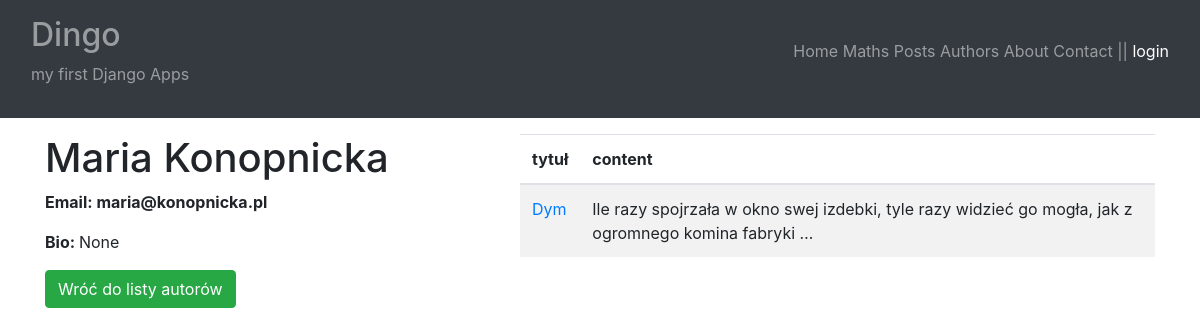
/blog/author-details/7, run on an earlier commit of the app's database.
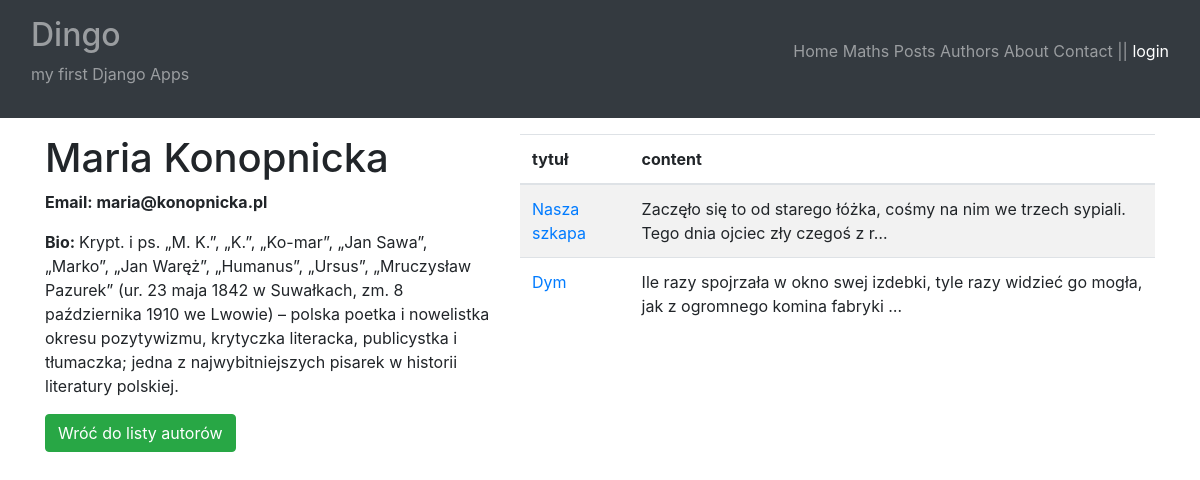
And on a later commit of the database.
### posts/models.py (models this page shows, shortened)
class Author(models.Model):
    nick = models.CharField(max_length=25, unique=True)
    bio = models.TextField(
        blank=True,
        null=True
    )
    email = models.EmailField()

class Post(models.Model):
    title = models.CharField(
        max_length=65,
        unique=True
    )
    content = models.TextField()
    create = models.DateTimeField(auto_now_add=True)
    modified = models.DateTimeField(
        auto_now=True,
        blank=True,
        null=True
    )
    author = models.ForeignKey(
        "posts.Author",
        on_delete=models.CASCADE,
        blank=True,
        null=True
    )
    class Meta:
        ordering = ["-modified"]

### posts/views.py (the view)
# urls.py: path("author-details/<int:id>", author_details, name="author_details"),
def author_details(request,id):
    author = Author.objects.get(id=id)
    posts = Post.objects.filter(author_id=id)
    return render(
        request=request,
        template_name="posts/author_details.html",
        context={
            "author": author,
            "posts": posts
        }
    )

### posts/templates/posts/author_details.html (shortened to what this page needs)
{% extends "main.html" %}
{% block content %}
<div class="row">
    <div class="col-5">
        <h1>{{ author.nick }}</h1>
        <p><strong>Email: {{ author.email }}</strong></p>
        <p><strong>Bio: </strong>{{ author.bio }}</p>
        <a class="btn btn-success" href="{% url 'blog:authors_list' %}">Wróć do listy autorów</a>
    </div>
    <div class="col">
        <table class="table table-striped">
            <thead>
              <tr>
                <th scope="col">tytuł</th>
                <th scope="col">content</th>
              </tr>
            </thead>
            <tbody>
                {% for p in posts %}
                    <tr>
                        <td><a href="{% url 'blog:post_details' p.id %}">{{ p.title }}</a></td>
                        <td>{{ p.content|truncatechars:100 }}</td>
                    </tr>
                {% endfor %}
            </tbody>
        </table>
    </div>
</div>
{% endblock %}

What changed in the data, as far as the page shows it:
changed Author "Maria Konopnicka": bio "None" → "Krypt. i ps. „M. K.”, „K.”, „Ko-mar”, „Jan Sawa”, „Marko”, „Jan Waręż”, „Humanus”, „Ursus”, „Mruczysław Pazurek” (ur. 23 maja 1842 w Suwałkach, zm. 8 października 1910 we Lwowie) – polska poetka i nowelistka okresu pozytywizmu, krytyczka literacka, publicystka i tłumaczka; jedna z najwybitniejszych pisarek w historii literatury polskiej."
added Post: title "Nasza szkapa", content "Zaczęło się to od starego łóżka, cośmy na nim we trzech sypiali. Tego dnia ojciec zły czegoś z r…"
